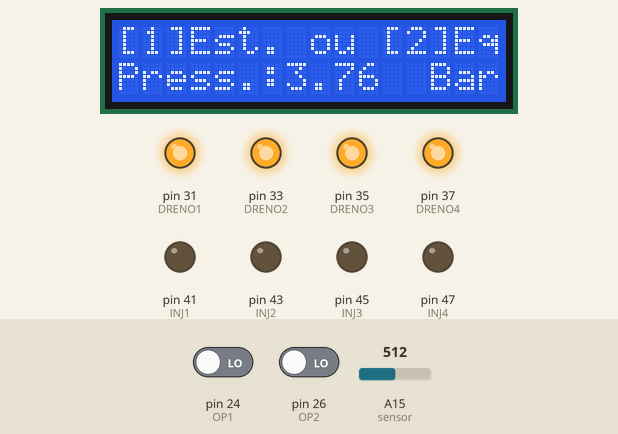
Recording of a sketch running on a simulated Arduino Mega 2560, built with avr-gcc and run on an emulated ATmega2560. Shown: 16×2 character LCD, output pins drawn as LEDs (lit = HIGH). The test bench sets the inputs (shaded band); at power-on: pin 24 (OP1) LOW, A15 (sensor) = 512, pin 26 (OP2) LOW.

Above: at 2.8 s.
2.9 s: pin 24 (OP1) driven HIGH
At 3.4 s:
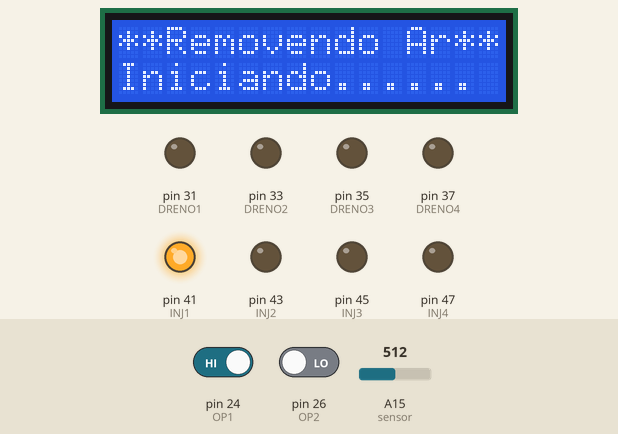
5.9 s: pin 24 (OP1) driven LOW
At 7.7 s:
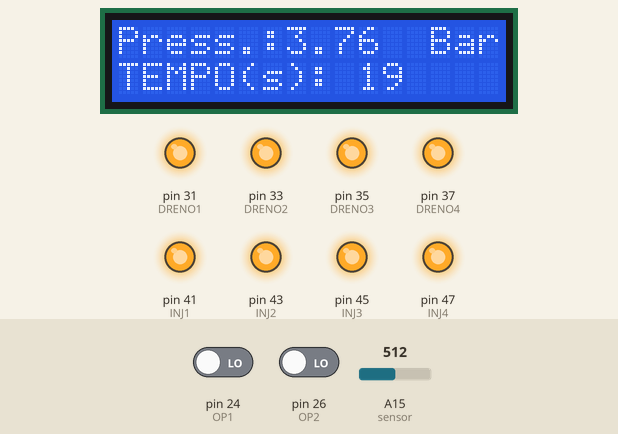
8.9 s: A15 (sensor) set to 716
At 9.4 s:
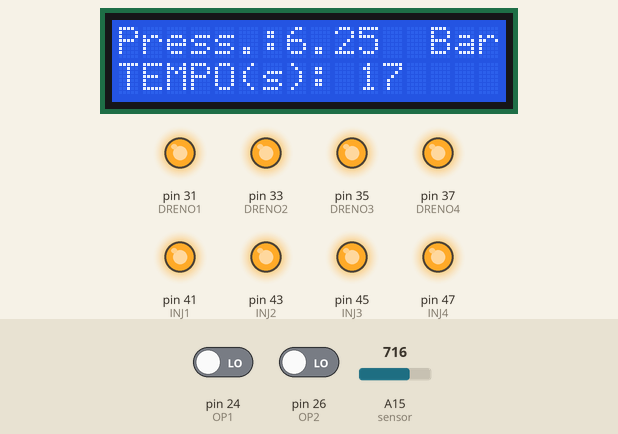
11.4 s: A15 (sensor) set to 900
At 12.7 s:
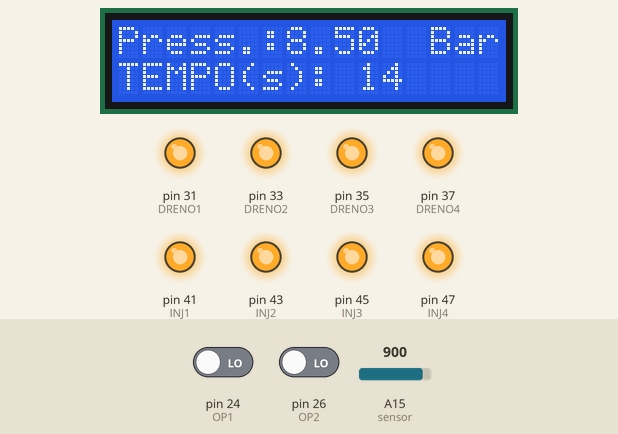
13.4 s: A15 (sensor) set to 1023
At 14.5 s:
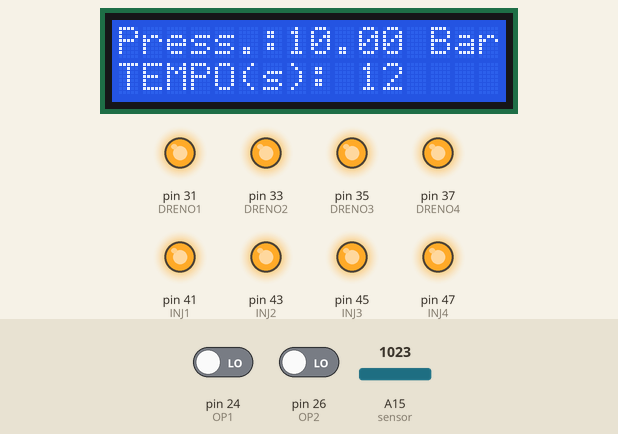
Timing chart, 0 to 16.4 s (numbered marks = the images above; inputs shaded):
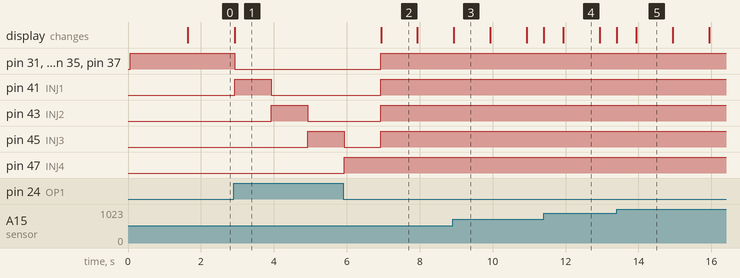

The sketch:

TCC_Diego_Injetores.ino
```cpp
#include <LiquidCrystal.h>

#define INJ1 41
#define INJ2 43
#define INJ3 45
#define INJ4 47

#define OP1 24
#define OP2 26

#define DRENO1 31
#define DRENO2 33
#define DRENO3 35
#define DRENO4 37

//////////////////////////Pinos Display//////////////////////////////
LiquidCrystal lcd(8, 9, 4, 5, 6, 7);
////////////////////////////////////////////////////////////////////

unsigned long tempototal = 60000;
unsigned long tempototalestatico = 20000;
unsigned long tempo2 = 0;
unsigned long tempoentrepulsos = 30;
int sensor = A15;
int flag2 = 0;
int flag1 = 0;

void setup()
{
  Serial.begin(9600);
  lcd.begin(16, 2);
  pinMode(INJ1, OUTPUT);
  pinMode(INJ2, OUTPUT);
  pinMode(INJ3, OUTPUT);
  pinMode(INJ4, OUTPUT);
  pinMode(DRENO1, OUTPUT);
  pinMode(DRENO2, OUTPUT);
  pinMode(DRENO3, OUTPUT);
  pinMode(DRENO4, OUTPUT);
  pinMode(OP1, INPUT);
  pinMode(OP2, INPUT);
  pinMode(sensor, INPUT);

  digitalWrite(INJ1, 0);
  digitalWrite(INJ2, 0);
  digitalWrite(INJ3, 0);
  digitalWrite(INJ4, 0);
  digitalWrite(DRENO1,1);
  digitalWrite(DRENO2,1);
  digitalWrite(DRENO3,1);
  digitalWrite(DRENO4,1);

  lcd.begin(16, 2);
  lcd.clear();
  lcd.setCursor(0, 0);
  lcd.print("  Diego G Land");
  lcd.setCursor(0, 1);
  lcd.print("Teste__Injetores");
  delay(1500);
  lcd.clear();
  lcd.setCursor(0, 0);
  lcd.print("[1] Estatico");
  lcd.setCursor(0, 1);
  lcd.print("[2] Equalizacao");

}


void loop()
{
  float tensao = analogRead(sensor)*5.0/1023.0;
  float pressao1 = (tensao-1);//Equação da curva do sensor (Y= 0,4X + 1)
  float pressao = pressao1/0.4;

  if (digitalRead(OP1) == 1)
  {
    flag1 = 1;
    lcd.clear();
    lcd.setCursor(0, 0);
    lcd.print("**Removendo Ar**");
    lcd.setCursor(0, 1);
    lcd.print("Iniciando......");
    digitalWrite(INJ1, 1);
    digitalWrite(DRENO1,0);
    digitalWrite(DRENO2,0);
    digitalWrite(DRENO3,0);
    digitalWrite(DRENO4,0);
    delay(1000);
    digitalWrite(INJ1, 0);
    digitalWrite(INJ2, 1);
    delay(1000);
    digitalWrite(INJ2, 0);
    digitalWrite(INJ3, 1);
    delay(1000);
    digitalWrite(INJ3, 0);
    digitalWrite(INJ4, 1);
    delay(1000);
    digitalWrite(INJ4, 0);
    digitalWrite(DRENO1,1);
    digitalWrite(DRENO2,1);
    digitalWrite(DRENO3,1);
    digitalWrite(DRENO4,1);
    lcd.clear();

    lcd.setCursor(0, 1);
    lcd.print("TEMPO(s): ");


    tempo2 = millis();
    while((millis() - tempo2) < tempototalestatico)
    {
        digitalWrite(INJ1, 1);
        digitalWrite(INJ2, 1);
        digitalWrite(INJ3, 1);
        digitalWrite(INJ4, 1);
        tensao = analogRead(sensor)*5.0/1023.0;
        pressao1 = (tensao-1);//Equação da curva do sensor (Y= 0,4X + 1)
        pressao = pressao1/0.4;
        lcd.setCursor(0, 0);
        lcd.print("Press.:");
        lcd.setCursor(7, 0);
        lcd.print(pressao);
        lcd.setCursor(13,0);
        lcd.print("Bar");
        //delay(tempototalestatico);
        lcd.setCursor(10, 1);
        int strr1 = (tempototalestatico-(millis() - tempo2))/1000;
        String strr2 = " ";
        String str1 =  strr1 + strr2;
        lcd.print(str1);
        if (digitalRead(OP1) && flag1 == 1)
        {
          break;
        }
      }
        digitalWrite(INJ1, 0);
        digitalWrite(INJ2, 0);
        digitalWrite(INJ3, 0);
        digitalWrite(INJ4, 0);
    flag1=0;

  }
  if (digitalRead(OP2))
  {
    flag2 = 1;
    lcd.clear();
    lcd.setCursor(0, 0);
    lcd.print("**Removendo Ar**");
    lcd.setCursor(0, 1);
    lcd.print("Iniciando......");
    digitalWrite(INJ1, 1);
    digitalWrite(DRENO1,0);
    digitalWrite(DRENO2,0);
    digitalWrite(DRENO3,0);
    digitalWrite(DRENO4,0);
    delay(1000);
    digitalWrite(INJ1, 0);
    digitalWrite(INJ2, 1);
    delay(1000);
    digitalWrite(INJ2, 0);
    digitalWrite(INJ3, 1);
    delay(1000);
    digitalWrite(INJ3, 0);
    digitalWrite(INJ4, 1);
    delay(1000);
    digitalWrite(INJ4, 0);
    digitalWrite(DRENO1,1);
    digitalWrite(DRENO2,1);
    digitalWrite(DRENO3,1);
    digitalWrite(DRENO4,1);
    lcd.clear();

    lcd.setCursor(0, 1);
    lcd.print("TEMPO(s): ");


    tempo2 = millis();
    while((millis() - tempo2) < tempototal)
    {
        tensao = analogRead(sensor)*5.0/1023.0;
        pressao1 = (tensao-1);//Equação da curva do sensor (Y= 0,4X + 1)
        pressao = pressao1/0.4;
        lcd.setCursor(0, 0);
        lcd.print("Press.:");
        lcd.setCursor(7, 0);
        lcd.print(pressao);
        lcd.setCursor(13,0);
        lcd.print("Bar");
        digitalWrite(INJ1, 1);
        digitalWrite(INJ2, 1);
        digitalWrite(INJ3, 1);
        digitalWrite(INJ4, 1);
        delay(5);
        digitalWrite(INJ1, 0);
        digitalWrite(INJ2, 0);
        digitalWrite(INJ3, 0);
        digitalWrite(INJ4, 0);
        delay(tempoentrepulsos);
        lcd.setCursor(10, 1);
        int strr1 = (tempototal-(millis() - tempo2))/1000;
        String strr2 = " ";
        String str1 =  strr1 + strr2;
        lcd.print(str1);
        if (digitalRead(OP2) && flag2 == 1)
        {
          break;
        }

      }
      digitalWrite(INJ1, 0);
      digitalWrite(INJ2, 0);
      digitalWrite(INJ3, 0);
      digitalWrite(INJ4, 0);
      flag2 = 0;
  }

  if (flag1 == 0 && flag2 == 0)
  {
    lcd.clear();
    lcd.setCursor(0, 0);
    lcd.print("[1]Est. ou [2]Eq.");
    digitalWrite(INJ1, 0);
    digitalWrite(INJ2, 0);
    digitalWrite(INJ3, 0);
    digitalWrite(INJ4, 0);
    digitalWrite(DRENO1,1);
    digitalWrite(DRENO2,1);
    digitalWrite(DRENO3,1);
    digitalWrite(DRENO4,1);
    lcd.setCursor(0, 1);
    lcd.print("Press.:");
    lcd.setCursor(7, 1);
    lcd.print(pressao);
    lcd.setCursor(13,1);
    lcd.print("Bar");
  }
  delay(100);
}
```

Measured:
- after the input at 2.9 s, pin 31 (DRENO1), pin 33 (DRENO2), pin 35 (DRENO3), pin 37 (DRENO4): HIGH → LOW at once; pin 41 (INJ1): LOW → HIGH at once, → LOW 1.0 s later; pin 43 (INJ2): LOW → HIGH after 1.0 s, → LOW 1.0 s later; pin 45 (INJ3): LOW → HIGH after 2.0 s; the display: changes at once (image 1)
- after the input at 5.9 s, pin 31 (DRENO1), pin 33 (DRENO2), pin 35 (DRENO3), pin 37 (DRENO4): goes on until 6.9 s, then stays HIGH; pin 43 (INJ2): LOW → HIGH after 1.0 s instead of 2.2 s; pin 47 (INJ4): goes on until 5.9 s, then stays HIGH; the display: changes after 1.0 s (image 2)
- what the display in image 3 shows lasts 1.0 s, from 8.9 s to 9.9 s
